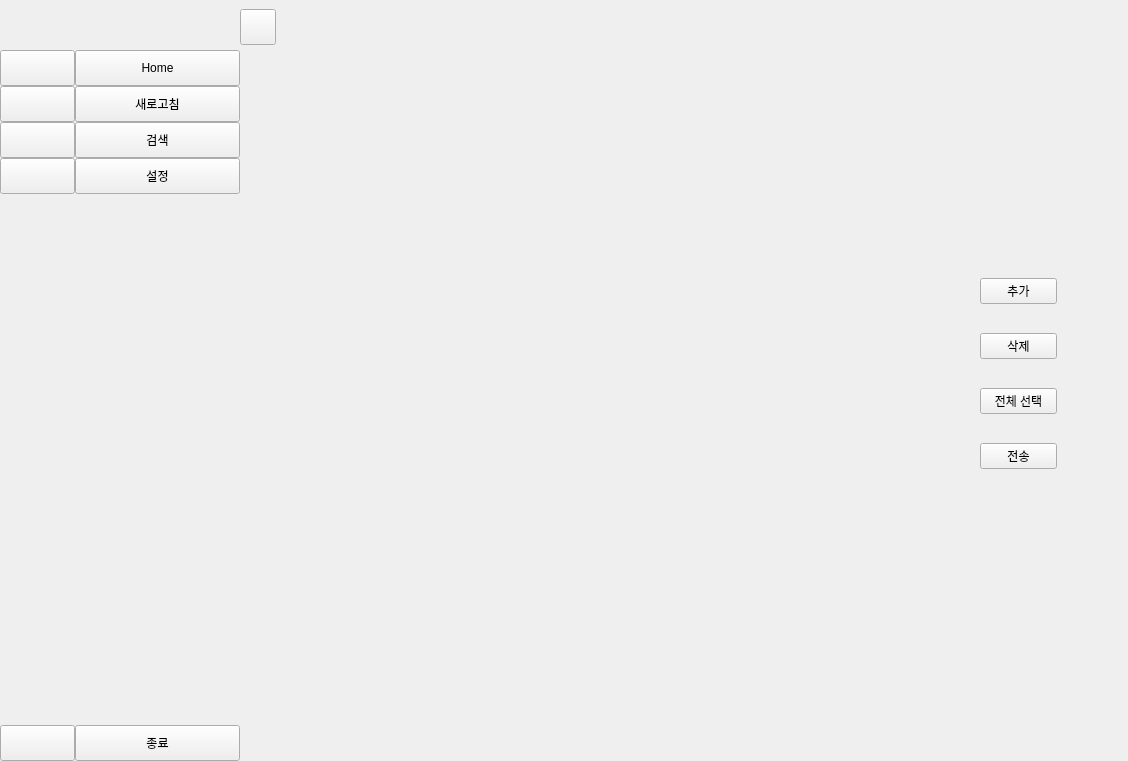
<?xml version="1.0" encoding="UTF-8"?>
<ui version="4.0">
 <class>MainWindow</class>
 <widget class="QMainWindow" name="MainWindow">
  <property name="geometry">
   <rect>
    <x>0</x>
    <y>0</y>
    <width>1128</width>
    <height>761</height>
   </rect>
  </property>
  <property name="windowTitle">
   <string>MainWindow</string>
  </property>
  <widget class="QWidget" name="centralwidget">
   <layout class="QGridLayout" name="gridLayout">
    <property name="leftMargin">
     <number>0</number>
    </property>
    <property name="topMargin">
     <number>0</number>
    </property>
    <property name="rightMargin">
     <number>0</number>
    </property>
    <property name="bottomMargin">
     <number>0</number>
    </property>
    <property name="spacing">
     <number>0</number>
    </property>
    <item row="0" column="0">
     <widget class="QWidget" name="icon_only_widget" native="true">
      <property name="minimumSize">
       <size>
        <width>75</width>
        <height>0</height>
       </size>
      </property>
      <layout class="QVBoxLayout" name="verticalLayout_3">
       <property name="spacing">
        <number>0</number>
       </property>
       <property name="leftMargin">
        <number>0</number>
       </property>
       <property name="topMargin">
        <number>0</number>
       </property>
       <property name="rightMargin">
        <number>0</number>
       </property>
       <property name="bottomMargin">
        <number>0</number>
       </property>
       <item>
        <layout class="QHBoxLayout" name="horizontalLayout_2">
         <item alignment="Qt::AlignHCenter">
          <widget class="QLabel" name="home_icon1">
           <property name="minimumSize">
            <size>
             <width>50</width>
             <height>50</height>
            </size>
           </property>
           <property name="text">
            <string/>
           </property>
           <property name="pixmap">
            <pixmap>../img/iclickart_logo.png</pixmap>
           </property>
           <property name="scaledContents">
            <bool>false</bool>
           </property>
           <property name="alignment">
            <set>Qt::AlignCenter</set>
           </property>
          </widget>
         </item>
        </layout>
       </item>
       <item>
        <layout class="QVBoxLayout" name="verticalLayout">
         <property name="spacing">
          <number>0</number>
         </property>
         <item>
          <widget class="QPushButton" name="home_btn1">
           <property name="minimumSize">
            <size>
             <width>0</width>
             <height>36</height>
            </size>
           </property>
           <property name="text">
            <string/>
           </property>
           <property name="icon">
            <iconset>
             <normaloff>../img/icons8-home-24.png</normaloff>../img/icons8-home-24.png</iconset>
           </property>
           <property name="iconSize">
            <size>
             <width>16</width>
             <height>16</height>
            </size>
           </property>
           <property name="checkable">
            <bool>true</bool>
           </property>
           <property name="autoExclusive">
            <bool>true</bool>
           </property>
          </widget>
         </item>
         <item>
          <widget class="QPushButton" name="refresh_btn1">
           <property name="minimumSize">
            <size>
             <width>0</width>
             <height>36</height>
            </size>
           </property>
           <property name="text">
            <string/>
           </property>
           <property name="icon">
            <iconset>
             <normaloff>../img/icons8-refresh-16.png</normaloff>../img/icons8-refresh-16.png</iconset>
           </property>
           <property name="iconSize">
            <size>
             <width>16</width>
             <height>16</height>
            </size>
           </property>
           <property name="checkable">
            <bool>true</bool>
           </property>
           <property name="autoExclusive">
            <bool>true</bool>
           </property>
          </widget>
         </item>
         <item>
          <widget class="QPushButton" name="search_btn1">
           <property name="minimumSize">
            <size>
             <width>0</width>
             <height>36</height>
            </size>
           </property>
           <property name="text">
            <string/>
           </property>
           <property name="icon">
            <iconset>
             <normaloff>../img/icons8-search-16.png</normaloff>../img/icons8-search-16.png</iconset>
           </property>
           <property name="iconSize">
            <size>
             <width>16</width>
             <height>16</height>
            </size>
           </property>
           <property name="checkable">
            <bool>true</bool>
           </property>
           <property name="autoExclusive">
            <bool>true</bool>
           </property>
          </widget>
         </item>
         <item>
          <widget class="QPushButton" name="settings_btn1">
           <property name="minimumSize">
            <size>
             <width>0</width>
             <height>36</height>
            </size>
           </property>
           <property name="text">
            <string/>
           </property>
           <property name="icon">
            <iconset>
             <normaloff>../img/icons8-settings-16.png</normaloff>../img/icons8-settings-16.png</iconset>
           </property>
           <property name="iconSize">
            <size>
             <width>16</width>
             <height>16</height>
            </size>
           </property>
           <property name="checkable">
            <bool>true</bool>
           </property>
           <property name="autoExclusive">
            <bool>true</bool>
           </property>
          </widget>
         </item>
        </layout>
       </item>
       <item>
        <spacer name="verticalSpacer">
         <property name="orientation">
          <enum>Qt::Vertical</enum>
         </property>
         <property name="sizeHint" stdset="0">
          <size>
           <width>20</width>
           <height>584</height>
          </size>
         </property>
        </spacer>
       </item>
       <item>
        <widget class="QPushButton" name="exit_btn1">
         <property name="minimumSize">
          <size>
           <width>0</width>
           <height>36</height>
          </size>
         </property>
         <property name="text">
          <string/>
         </property>
         <property name="icon">
          <iconset>
           <normaloff>../img/icons8-x-16.png</normaloff>../img/icons8-x-16.png</iconset>
         </property>
        </widget>
       </item>
      </layout>
     </widget>
    </item>
    <item row="0" column="1">
     <widget class="QWidget" name="full_menu_widget" native="true">
      <property name="minimumSize">
       <size>
        <width>165</width>
        <height>0</height>
       </size>
      </property>
      <layout class="QVBoxLayout" name="verticalLayout_4">
       <property name="spacing">
        <number>0</number>
       </property>
       <property name="leftMargin">
        <number>0</number>
       </property>
       <property name="topMargin">
        <number>0</number>
       </property>
       <property name="rightMargin">
        <number>0</number>
       </property>
       <property name="bottomMargin">
        <number>0</number>
       </property>
       <item>
        <layout class="QHBoxLayout" name="horizontalLayout">
         <property name="spacing">
          <number>0</number>
         </property>
         <property name="leftMargin">
          <number>5</number>
         </property>
         <item alignment="Qt::AlignHCenter">
          <widget class="QLabel" name="home_icon2">
           <property name="minimumSize">
            <size>
             <width>50</width>
             <height>50</height>
            </size>
           </property>
           <property name="text">
            <string/>
           </property>
           <property name="pixmap">
            <pixmap>../img/iclickart_logo.png</pixmap>
           </property>
          </widget>
         </item>
        </layout>
       </item>
       <item>
        <layout class="QVBoxLayout" name="verticalLayout_2">
         <property name="spacing">
          <number>0</number>
         </property>
         <item>
          <widget class="QPushButton" name="home_btn2">
           <property name="minimumSize">
            <size>
             <width>0</width>
             <height>36</height>
            </size>
           </property>
           <property name="font">
            <font>
             <weight>50</weight>
             <bold>false</bold>
            </font>
           </property>
           <property name="text">
            <string>Home</string>
           </property>
           <property name="checkable">
            <bool>true</bool>
           </property>
           <property name="autoExclusive">
            <bool>true</bool>
           </property>
          </widget>
         </item>
         <item>
          <widget class="QPushButton" name="refresh_btn2">
           <property name="minimumSize">
            <size>
             <width>0</width>
             <height>36</height>
            </size>
           </property>
           <property name="text">
            <string>새로고침</string>
           </property>
           <property name="checkable">
            <bool>true</bool>
           </property>
           <property name="autoExclusive">
            <bool>true</bool>
           </property>
          </widget>
         </item>
         <item>
          <widget class="QPushButton" name="search_btn2">
           <property name="minimumSize">
            <size>
             <width>0</width>
             <height>36</height>
            </size>
           </property>
           <property name="text">
            <string>검색</string>
           </property>
           <property name="checkable">
            <bool>true</bool>
           </property>
           <property name="autoExclusive">
            <bool>true</bool>
           </property>
          </widget>
         </item>
         <item>
          <widget class="QPushButton" name="settings_btn2">
           <property name="minimumSize">
            <size>
             <width>0</width>
             <height>36</height>
            </size>
           </property>
           <property name="text">
            <string>설정</string>
           </property>
           <property name="checkable">
            <bool>true</bool>
           </property>
           <property name="autoExclusive">
            <bool>true</bool>
           </property>
          </widget>
         </item>
        </layout>
       </item>
       <item>
        <spacer name="verticalSpacer_2">
         <property name="orientation">
          <enum>Qt::Vertical</enum>
         </property>
         <property name="sizeHint" stdset="0">
          <size>
           <width>20</width>
           <height>584</height>
          </size>
         </property>
        </spacer>
       </item>
       <item>
        <widget class="QPushButton" name="exit_btn2">
         <property name="minimumSize">
          <size>
           <width>0</width>
           <height>36</height>
          </size>
         </property>
         <property name="text">
          <string>종료</string>
         </property>
        </widget>
       </item>
      </layout>
     </widget>
    </item>
    <item row="0" column="2">
     <widget class="QWidget" name="content_widget" native="true">
      <layout class="QVBoxLayout" name="verticalLayout_5">
       <property name="spacing">
        <number>0</number>
       </property>
       <property name="leftMargin">
        <number>0</number>
       </property>
       <property name="topMargin">
        <number>0</number>
       </property>
       <property name="rightMargin">
        <number>0</number>
       </property>
       <property name="bottomMargin">
        <number>0</number>
       </property>
       <item>
        <widget class="QWidget" name="widget" native="true">
         <property name="minimumSize">
          <size>
           <width>0</width>
           <height>55</height>
          </size>
         </property>
         <layout class="QHBoxLayout" name="horizontalLayout_3">
          <property name="spacing">
           <number>0</number>
          </property>
          <property name="leftMargin">
           <number>0</number>
          </property>
          <property name="topMargin">
           <number>0</number>
          </property>
          <property name="rightMargin">
           <number>0</number>
          </property>
          <property name="bottomMargin">
           <number>0</number>
          </property>
          <item>
           <widget class="QPushButton" name="spread_btn">
            <property name="minimumSize">
             <size>
              <width>36</width>
              <height>36</height>
             </size>
            </property>
            <property name="text">
             <string/>
            </property>
            <property name="icon">
             <iconset>
              <normaloff>../img/icons8-menu-24.png</normaloff>../img/icons8-menu-24.png</iconset>
            </property>
            <property name="checkable">
             <bool>true</bool>
            </property>
           </widget>
          </item>
          <item>
           <spacer name="horizontalSpacer">
            <property name="orientation">
             <enum>Qt::Horizontal</enum>
            </property>
            <property name="sizeHint" stdset="0">
             <size>
              <width>903</width>
              <height>20</height>
             </size>
            </property>
           </spacer>
          </item>
         </layout>
        </widget>
       </item>
       <item>
        <widget class="QStackedWidget" name="page_widget">
         <property name="currentIndex">
          <number>0</number>
         </property>
         <widget class="QWidget" name="main_page">
          <widget class="QWidget" name="ui_file_list_widget" native="true">
           <property name="geometry">
            <rect>
             <x>90</x>
             <y>90</y>
             <width>351</width>
             <height>541</height>
            </rect>
           </property>
          </widget>
          <widget class="QWidget" name="layoutWidget">
           <property name="geometry">
            <rect>
             <x>740</x>
             <y>200</y>
             <width>77</width>
             <height>241</height>
            </rect>
           </property>
           <layout class="QVBoxLayout" name="verticalLayout_6">
            <item>
             <widget class="QPushButton" name="add_btn">
              <property name="text">
               <string>추가</string>
              </property>
             </widget>
            </item>
            <item>
             <widget class="QPushButton" name="delete_btn">
              <property name="text">
               <string>삭제</string>
              </property>
             </widget>
            </item>
            <item>
             <widget class="QPushButton" name="select_all_btn">
              <property name="text">
               <string>전체 선택</string>
              </property>
             </widget>
            </item>
            <item>
             <widget class="QPushButton" name="send_data_btn">
              <property name="text">
               <string>전송</string>
              </property>
             </widget>
            </item>
           </layout>
          </widget>
         </widget>
         <widget class="QWidget" name="settings_page">
          <widget class="QLabel" name="label_6">
           <property name="geometry">
            <rect>
             <x>340</x>
             <y>240</y>
             <width>191</width>
             <height>141</height>
            </rect>
           </property>
           <property name="text">
            <string>Settings_after</string>
           </property>
          </widget>
         </widget>
         <widget class="QWidget" name="help_page">
          <widget class="QLabel" name="label_5">
           <property name="geometry">
            <rect>
             <x>460</x>
             <y>300</y>
             <width>56</width>
             <height>12</height>
            </rect>
           </property>
           <property name="text">
            <string>Help</string>
           </property>
          </widget>
         </widget>
        </widget>
       </item>
      </layout>
     </widget>
    </item>
   </layout>
  </widget>
 </widget>
 <resources>
  <include location="../resources.qrc"/>
 </resources>
 <connections>
  <connection>
   <sender>home_btn1</sender>
   <signal>toggled(bool)</signal>
   <receiver>home_btn2</receiver>
   <slot>setChecked(bool)</slot>
   <hints>
    <hint type="sourcelabel">
     <x>35</x>
     <y>64</y>
    </hint>
    <hint type="destinationlabel">
     <x>59</x>
     <y>66</y>
    </hint>
   </hints>
  </connection>
  <connection>
   <sender>refresh_btn1</sender>
   <signal>toggled(bool)</signal>
   <receiver>refresh_btn2</receiver>
   <slot>setChecked(bool)</slot>
   <hints>
    <hint type="sourcelabel">
     <x>46</x>
     <y>82</y>
    </hint>
    <hint type="destinationlabel">
     <x>64</x>
     <y>86</y>
    </hint>
   </hints>
  </connection>
  <connection>
   <sender>search_btn1</sender>
   <signal>toggled(bool)</signal>
   <receiver>search_btn2</receiver>
   <slot>setChecked(bool)</slot>
   <hints>
    <hint type="sourcelabel">
     <x>48</x>
     <y>117</y>
    </hint>
    <hint type="destinationlabel">
     <x>71</x>
     <y>117</y>
    </hint>
   </hints>
  </connection>
  <connection>
   <sender>settings_btn1</sender>
   <signal>toggled(bool)</signal>
   <receiver>settings_btn2</receiver>
   <slot>setChecked(bool)</slot>
   <hints>
    <hint type="sourcelabel">
     <x>38</x>
     <y>140</y>
    </hint>
    <hint type="destinationlabel">
     <x>67</x>
     <y>140</y>
    </hint>
   </hints>
  </connection>
  <connection>
   <sender>home_btn2</sender>
   <signal>toggled(bool)</signal>
   <receiver>home_btn1</receiver>
   <slot>setChecked(bool)</slot>
   <hints>
    <hint type="sourcelabel">
     <x>69</x>
     <y>57</y>
    </hint>
    <hint type="destinationlabel">
     <x>48</x>
     <y>58</y>
    </hint>
   </hints>
  </connection>
  <connection>
   <sender>refresh_btn2</sender>
   <signal>toggled(bool)</signal>
   <receiver>refresh_btn1</receiver>
   <slot>setChecked(bool)</slot>
   <hints>
    <hint type="sourcelabel">
     <x>71</x>
     <y>93</y>
    </hint>
    <hint type="destinationlabel">
     <x>49</x>
     <y>95</y>
    </hint>
   </hints>
  </connection>
  <connection>
   <sender>search_btn2</sender>
   <signal>toggled(bool)</signal>
   <receiver>search_btn1</receiver>
   <slot>setChecked(bool)</slot>
   <hints>
    <hint type="sourcelabel">
     <x>64</x>
     <y>109</y>
    </hint>
    <hint type="destinationlabel">
     <x>45</x>
     <y>111</y>
    </hint>
   </hints>
  </connection>
  <connection>
   <sender>settings_btn2</sender>
   <signal>toggled(bool)</signal>
   <receiver>settings_btn1</receiver>
   <slot>setChecked(bool)</slot>
   <hints>
    <hint type="sourcelabel">
     <x>60</x>
     <y>125</y>
    </hint>
    <hint type="destinationlabel">
     <x>43</x>
     <y>130</y>
    </hint>
   </hints>
  </connection>
  <connection>
   <sender>exit_btn2</sender>
   <signal>clicked()</signal>
   <receiver>MainWindow</receiver>
   <slot>close()</slot>
   <hints>
    <hint type="sourcelabel">
     <x>146</x>
     <y>748</y>
    </hint>
    <hint type="destinationlabel">
     <x>191</x>
     <y>767</y>
    </hint>
   </hints>
  </connection>
  <connection>
   <sender>exit_btn1</sender>
   <signal>clicked()</signal>
   <receiver>MainWindow</receiver>
   <slot>close()</slot>
   <hints>
    <hint type="sourcelabel">
     <x>32</x>
     <y>750</y>
    </hint>
    <hint type="destinationlabel">
     <x>41</x>
     <y>770</y>
    </hint>
   </hints>
  </connection>
  <connection>
   <sender>spread_btn</sender>
   <signal>toggled(bool)</signal>
   <receiver>icon_only_widget</receiver>
   <slot>setVisible(bool)</slot>
   <hints>
    <hint type="sourcelabel">
     <x>257</x>
     <y>26</y>
    </hint>
    <hint type="destinationlabel">
     <x>37</x>
     <y>380</y>
    </hint>
   </hints>
  </connection>
  <connection>
   <sender>spread_btn</sender>
   <signal>toggled(bool)</signal>
   <receiver>full_menu_widget</receiver>
   <slot>setHidden(bool)</slot>
   <hints>
    <hint type="sourcelabel">
     <x>257</x>
     <y>26</y>
    </hint>
    <hint type="destinationlabel">
     <x>157</x>
     <y>380</y>
    </hint>
   </hints>
  </connection>
 </connections>
</ui>
